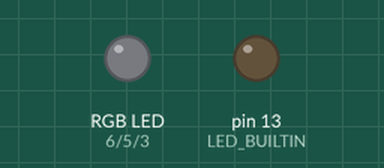
Recording of a sketch running on a simulated Arduino Uno, built with avr-gcc and run on an emulated ATmega328P. Shown: an RGB LED mixed from three pins (HIGH = lit), output pins drawn as LEDs (lit = HIGH).

Above: at 0.4 s.
At 1.4 s:
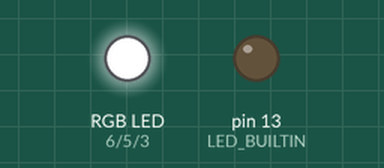
At 3.15 s:
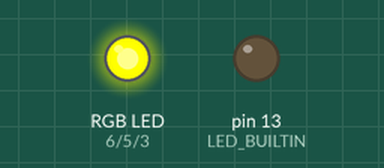
At 3.8 s:
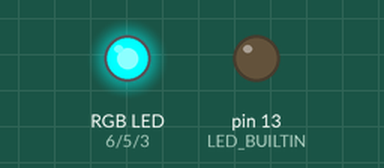
At 4.2 s:
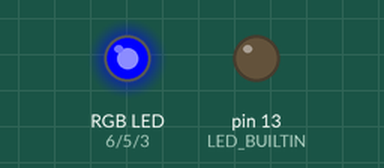
At 4.7 s:
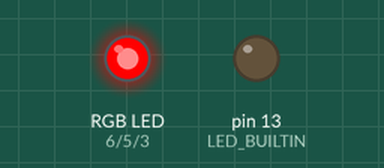
Timing chart, 0 to 5.1 s (numbered marks = the images above):
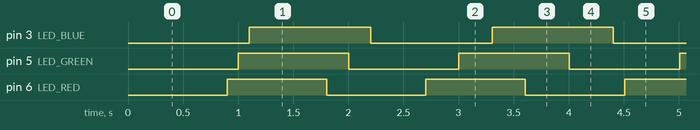

The sketch:

lab03_task02.ino
```cpp
// -----------------------------------------------------------------------------
// Required definitions
// -----------------------------------------------------------------------------
#define LED_RED   6
#define LED_GREEN 5
#define LED_BLUE  3

#define INTERVAL_RED   900ul
#define INTERVAL_GREEN 1000ul
#define INTERVAL_BLUE  1100ul

// -----------------------------------------------------------------------------
// Global variables
// -----------------------------------------------------------------------------
unsigned long lastChangeRed   = 0ul;
unsigned long lastChangeGreen = 0ul;
unsigned long lastChangeBlue  = 0ul;

bool ledStateRed   = LOW;
bool ledStateGreen = LOW;
bool ledStateBlue  = LOW;

// -----------------------------------------------------------------------------
// Pin initialization
// -----------------------------------------------------------------------------
// Initialization of RGB pins
void initRGB() {
  pinMode(LED_RED,   OUTPUT);
  pinMode(LED_GREEN, OUTPUT);
  pinMode(LED_BLUE,  OUTPUT);
  turnLEDOff();
}

// Initialization of built-in LED
void initBuiltinLED() {
  pinMode(LED_BUILTIN, OUTPUT);
  digitalWrite(LED_BUILTIN, LOW);
}

// -----------------------------------------------------------------------------
// Handling diode behavior
// -----------------------------------------------------------------------------
// Hanlding the individual color blinking
void blinkColor(uint8_t color, unsigned long interval, unsigned long &lastChange, bool &ledState) {
  unsigned long currentTime = millis();

  if (currentTime - lastChange > interval) {
    ledState = !ledState;
    digitalWrite(color, ledState);
    lastChange = currentTime;
  }
}

// Handling the diode blinking
void blinkDiode() {
  blinkColor(LED_RED,   INTERVAL_RED,   lastChangeRed,   ledStateRed);
  blinkColor(LED_GREEN, INTERVAL_GREEN, lastChangeGreen, ledStateGreen);
  blinkColor(LED_BLUE,  INTERVAL_BLUE,  lastChangeBlue,  ledStateBlue);
}

// Turns off the LED
void turnLEDOff() {
  digitalWrite(LED_RED,   LOW);
  digitalWrite(LED_GREEN, LOW);
  digitalWrite(LED_BLUE,  LOW);
}

// -----------------------------------------------------------------------------
// Setup and main loop
// -----------------------------------------------------------------------------
void setup() {
  initRGB();
  initBuiltinLED();
}

void loop() {
  blinkDiode();
}
```

Measured:
- by itself, pin 3 (LED_BLUE): alternates HIGH for 1.1 s and LOW for 1.1 s
- by itself, pin 5 (LED_GREEN): alternates HIGH for 1.0 s and LOW for 1.0 s
- by itself, pin 6 (LED_RED): alternates HIGH for 0.90 s and LOW for 0.90 s
